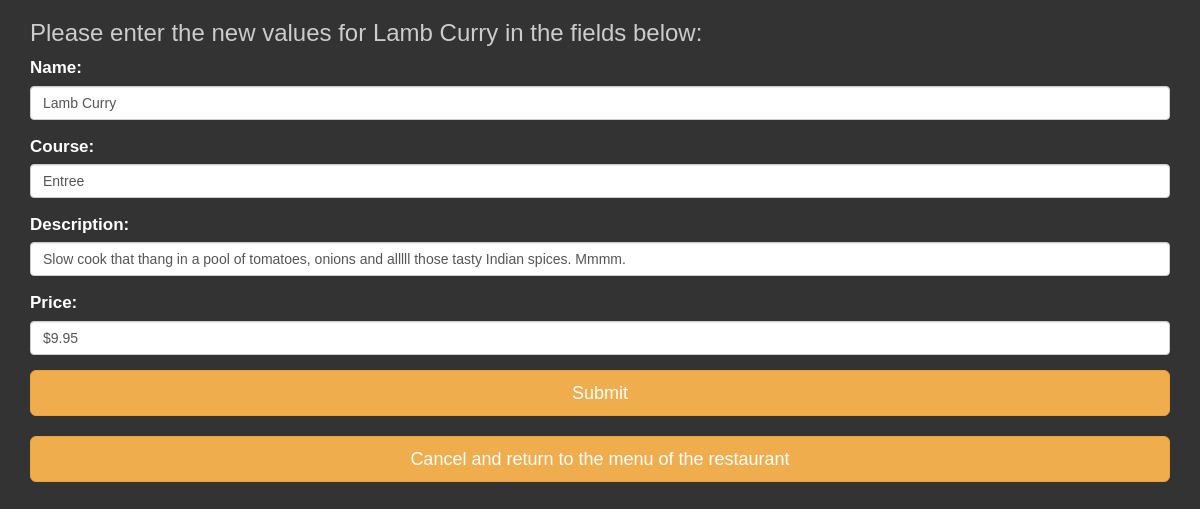
Screenshot of /restos/6/menu/32/edit (signed in) with the database file from the repository.
### database_setup_fn.py (models this page shows, shortened)
class MenuItem(Base):
    __tablename__ = 'menu_item'
    name = Column(String(80), nullable=False)
    id = Column(Integer, primary_key=True)
    description = Column(String(250))
    price = Column(String(8))
    course = Column(String(250))
    restaurant_id = Column(Integer, ForeignKey('restaurant.id'))
    restaurant = relationship(Restaurant)
    user_id = Column(Integer, ForeignKey('user.id'))
    user = relationship(User)

### finalproject.py (the view)
@app.route(
    '/restos/<int:resto_id>/menu/<int:item_id>/edit',
    methods=['GET', 'POST']
    )
@login_required
def editMenuItems(resto_id, item_id):
    item = session.query(MenuItem).filter_by(id=item_id).one()
    item_name = item.name
    restaurant = session.query(Restaurant).filter_by(id=resto_id).one()
    user = session.query(User).filter_by(name=login_session['username']).one()
    if restaurant.user_id != user.id:
        flash("""You are not allowed to edit this content,
        you are allowed to edit only the restaurants that you created""")
        return redirect(url_for('restoMenu', resto_ID=resto_id))
    if request.method == 'POST':
        if request.form['name']:
            item.name = request.form['name']
            item.description = request.form['description']
            item.price = request.form['price']
            item.course = request.form['course']
            session.add(item)
            session.commit()
            return redirect(url_for('restoMenu', resto_ID=resto_id))
    else:
        return render_template(
            'edit_menu_item.html',
            price=item.price,
            course=item.course,
            resto=resto_id,
            item=item_id,
            item_name=item_name,
            item_description=item.description
        )

### finalproject.py (called while the page is built)
def login_required(f):
    @wraps(f)
    def login_user(*args, **kwargs):
        if 'username' in login_session:
            return f(*args, **kwargs)
        else:
            flash("You are not allowed to access this page without login")
            return redirect('/login')
    return login_user

### templates/edit_menu_item.html (shortened to what this page needs)
<!DOCTYPE html>
<html>
<head>
    <link rel="stylesheet" type="text/css" href="/static/bootstrap-3.3.7-dist/css/bootstrap.min.css">
    <link rel="stylesheet" type="text/css" href="/static/bootstrap-3.3.7-dist/css/custom.css">
    <link rel="stylesheet" type="text/css" href="/static/css/styles.css">
    </head>
<body>
    <div class="container">
        <h3>Please enter the new values for {{item_name}} in the fields below:</h3>
            <form action="{{url_for('editMenuItems', resto_id=resto, item_id=item)}}" method ='POST'>
                <div class="form-group">
                    <label for="inputName">Name:</label>
                    <input id="inputName" class="form-control" type = 'text' name = 'name' value='{{item_name}}'>
                </div>
                <div class="form-group">
                    <label for="inputCourse">Course:</label>
                    <input id="inputCourse" class="form-control" type = 'text' name = 'course' value='{{course}}'>
                </div>
                <div class="form-group">
                    <label for="inputDescription">Description:</label>
                    <input id="inputDescription" class="form-control" type="text" name="description" value='{{item_description}}'>
                </div>
                <div class="form-group">
                    <label for="inputPrice">Price:</label>
                    <input id="inputPrice" name="price" class="form-control" type="text" value='{{price}}'>
                </div>
                    <button class="btn btn-warning btn-block btn-lg" type = 'submit' value = 'Submit'>Submit</button>
            </form>
            <br>
            <a role="button" class= "btn btn-warning btn-block btn-lg" href="{{url_for('restoMenu', resto_ID=resto)}}">Cancel and return to the menu of the restaurant</a>
    </div>
</body>
</html>

### static/css/styles.css (style rules this page uses)
body { font-family: sans-serif; background-color: #333333 }
h1, h2, h3, h4 { color: #CCCCCC; }
a { text-decoration: none; text-decoration: #333333; font-size: .75em; }

### rows the page displays
MenuItem: name "Lamb Curry", course "Entree", description "Slow cook that thang in a pool of tomatoes, onions and alllll those tasty Indian spices. Mmmm.", price "$9.95"
